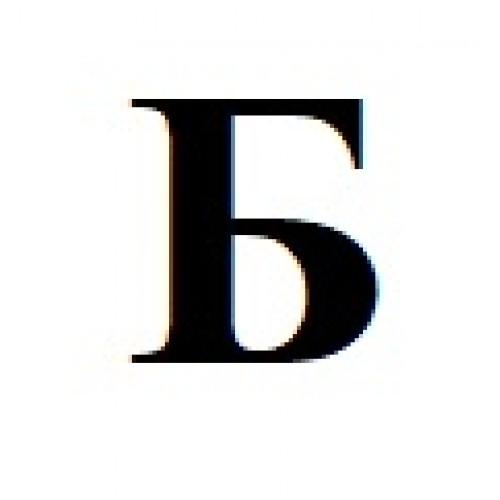
#> input picture perfect/test.jpg, 500 x 500 px, given in place of perfect0.bmp, which was not available
$ python random_eff.py
#> lines starting #> are read from the running program, lines starting #| are printed output that depends on the picture; pictures that were not available may be replaced by others from this repository, and a replacement may not be noted
import random
import os
import sys
from PIL import Image, ImageFilter, ImageEnhance

#НАСТРОЙКИ-----------------------
width = 60                  # ширина картинки на выходе
height = 100                # высота картинки на выходе
shift_level = 80            # максимальный уровень сдвига в процентах
rotation_level = 5          # предельный угол поворота в градусах
compr_stretch_level_x = 20  # максимальное сжатие по x в процентах от ширины
compr_stretch_level_y = 20  # максимальное сжатие по y в процентах от длины
transfer_level = 20         # максимальный перенос в процентах от размеров
noise_quantity = 40         # количество шума в процентах от количества пикселей
noise_deviation = 80        # степень отклонения яркости цвета в шуме от 0 до 255
brightness_level = 50       # максимальный уровень изменения яркости в процентах
blur_level = 50             # максимальный уровень размытия в процентах
#--------------------------------

# Функция размытия изображения
def blur(img,percent):
    return(img.filter(ImageFilter.BoxBlur(int(13*percent/100))))

# Функция поворота изображения на заданный угол
def rotation(img, angle):
    img = img.convert('RGBA')
    # Узнаем размеры исходного изображения
    width, height = img.size
    # Создаем шаблон белого фона
    dst_img = Image.new("L", (width, height), "white" )
    # Поворачиваем исходное изображение
    img = img.rotate(angle)
    # Подставляем измененное изображение на фон
    dst_img.paste(img, (0, 0), img)
    return(dst_img)

# Функция сжатия, растяжения картинки в процентном соотношении без изменения размера
def compr_stretch(img, width_percent, height_percent):
    img = img.convert('RGBA')
    # Узнаем размеры исходного изображения
    width, height = img.size
    # Создаем шаблон белого фона
    dst_img = Image.new("L", (width, height), "white")
    # Считаем повые размеры как процент от старых
    new_width = width*(100-width_percent)//100
    new_height = height*(100-height_percent)//100
    # Меняем размер исходного изображения
    img = img.resize((new_width, new_height))
    # Подставляем измененное изображение на фон
    dst_img.paste(img, ((width - new_width)//2, (height - new_height)//2), img)
    return(dst_img)

# Функция параллельного переноса картинки в процентном соотношении от размеров
def transfer(img, width_percent, height_percent):
    img = img.convert('RGBA')
    # Узнаем размеры исходного изображения
    width, height = img.size
    # Создаем шаблон белого фона
    dst_img = Image.new("L", (width, height), "white" )
    # Перенос как процент от размеров
    new_width = width*width_percent//100
    new_height = height*height_percent//100
    # Переносим изображение относительно фона
    dst_img.paste(img, (new_width//2, new_height//2), img)
    return(dst_img)

# Функция изменения яркости
def brightness(img, brightness_level):
    enhancer = ImageEnhance.Brightness(img)
    return(enhancer.enhance(brightness_level/100))

# Функция добавления случайного шума
def noise(img, noise_quantity, noise_deviation):
    img = img.convert('L')
    # Узнаем размеры исходного изображения
    width, height = img.size
    for numpix in range(0, noise_quantity*width*height//100):
        # Случайный пиксель
        x=random.randint(2, img.size[0]-3)
        y=random.randint(2, img.size[1]-3)
        # Узнаем яркость
        bright = img.getpixel((x, y))
        # Случайно меняем яркость в заданном пределе
        bright=random.randint(bright-noise_deviation,bright+noise_deviation)
        # Меняем яркость квадрата со стороной от 1 до 5 с пикселем в центре
        for x_1 in range(x - random.randint(0, 2),x + random.randint(0, 2)):
            for y_1 in range(y - random.randint(0,2),y + random.randint(0,2)):
                img.putpixel((x_1, y_1), bright)
    return(img)

# Функция сдвига вдоль x
def shift(img, level):
    img = img.convert('L')
    width, height = img.size
    level = width//2 * level//100
    j = 0
    if(level <= 0): j = -level
    # Сдвигаем по x
    for x in range(0, img.size[0]):
        for y in range(0, img.size[1]):
            bright=img.getpixel((x, y))
            img.putpixel((x - j - level * y//height, y), bright)

    # Теперь центрируем
    # Узнаем размеры исходного изображения
    width, height = img.size
    img = img.convert('RGBA')
    # Создаем шаблон белого фона
    dst_img = Image.new("L", (width, height), "white" )
    dst_img.paste(img, (j + level//2, 0), img)
    return(dst_img)

# Функция для вывода с заменой старой информации
def update_msg(text):
    message = f'\r{text}'
    sys.stdout.write(message)
    sys.stdout.flush()


path = input("Введите путь до изображений: ")
#> the answer given: perfect
number_of_images = int(input("Введите число изменненых изображений: "))+1;
#> the answer given: 1

for filename in os.listdir(path):
    # Узнаем имя класса как название файла
    name = os.path.splitext(filename)[0]
    print("\nкласс:", name)
    # Создаем папку для изображений класса
    path2 = "numbers/" + name + "/"
    os.mkdir(path2)
    # Создаем основу для будущего пути до картинки
    path2 = path2 + name + "_0000"
    j=10

    # Переменные для вывода процента готовности
    ready = number_of_images//100
    ready_percent = 0

    # Циклическое сохранение случайно измененных параметров
    for i in range(1, number_of_images):
        img = Image.open(path + filename)
#> img is the input picture: PIL image 500x500 RGB; mean R, G, B 222.6, 222.6, 222.4
        img = img.resize((width, height))
#> img: PIL image 60x100 RGB
        img = shift(img, random.randint(-shift_level, shift_level))
#> after the loop in shift, `for x in range(0, img.size[0]):`:
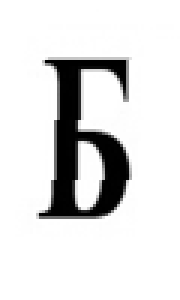
#> img: PIL image 60x100 L (shown 3 times larger); min 0, max 255, mean 222.5
#> in shift, `dst_img = Image.new("L", (width, height), "white" )`: dst_img: PIL image 60x100 L; every value is 255
        img = rotation(img, random.randint(-rotation_level, rotation_level))
        img = compr_stretch(img, random.randint(-compr_stretch_level_x, compr_stretch_level_x), random.randint(-compr_stretch_level_y, compr_stretch_level_y))
#> in compr_stretch, `img = img.resize((new_width, new_height))`:
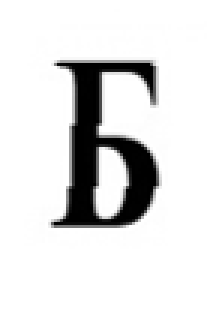
#> img: PIL image 70x104 RGBA (shown 3 times larger); mean R, G, B, A 222.6, 222.6, 222.6, 255
#> in compr_stretch, `dst_img.paste(img, ((width - new_width)//2, (height - new_height)//2),..`:
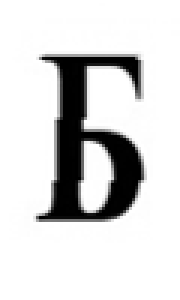
#> dst_img: PIL image 60x100 L (shown 3 times larger); min 0, max 255, mean 215.7
        img = transfer(img, random.randint(-transfer_level, transfer_level), random.randint(-transfer_level, transfer_level))
#> in transfer, `dst_img.paste(img, (new_width//2, new_height//2), img)`:
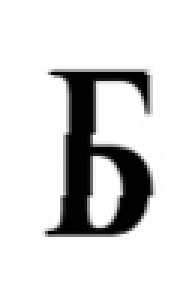
#> dst_img: PIL image 60x100 L (shown 3 times larger); min 0, max 255, mean 215.7
        img = noise(img, random.randint(0, noise_quantity), noise_deviation)
#> the loop in noise, `for numpix in range(0, noise_quantity*width*height//100):` made 1500 passes
#> bright on passes 1 to 3: 297, 311, 265
#> after the loop in noise, `for numpix in range(0, noise_quantity*width*height//100):`:
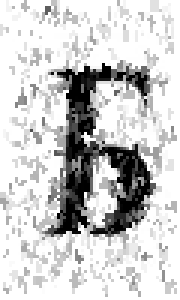
#> img: PIL image 60x100 L (shown 3 times larger); min 0, max 255, mean 205.3
        img = brightness(img, random.randint(100-brightness_level, 100+brightness_level))
#> in brightness, `return(enhancer.enhance(brightness_level/100))`:
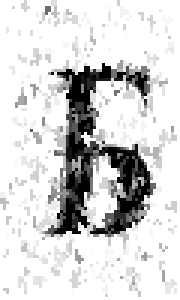
#> returned value: PIL image 60x100 L (shown 3 times larger); min 0, max 255, mean 213.9
        img = blur(img, random.randint(0, blur_level))
#> in blur, `return(img.filter(ImageFilter.BoxBlur(int(13*percent/100))))`:
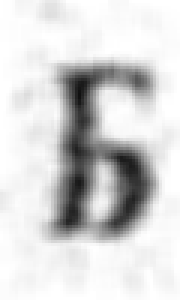
#> returned value: PIL image 60x100 L (shown 3 times larger); min 17, max 255, mean 213.9
        img = img.convert('L')

        # Каждую степень 10 нам надо убрать ноль в имени класса
        if i == j:
            j *= 10
            path2 = path2[:-1]
        # Выводим процент готовых картинок
        if i == ready:
            ready += number_of_images//100
            ready_percent += 1
            update_msg(str(ready_percent) + "%")

        # Сохраняем изображение
        path3 = path2 + str(i) + '.png'
        img.save(path3)
#> pass 2 of the loop `for filename in os.listdir(path):`:
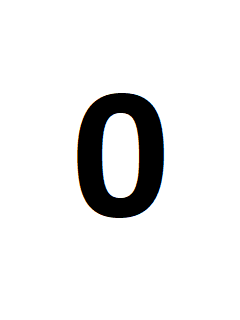
#> input picture perfect/0.bmp, 240 x 320 px, given in place of perfecttest.jpg, which was not available
#> img is the input picture: PIL image 240x320 RGB; mean R, G, B 233.7, 233.7, 233.7
#> in transfer (call 2), `dst_img.paste(img, (new_width//2, new_height//2), img)`:
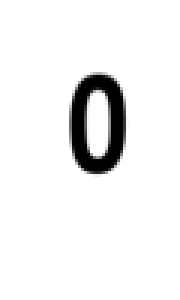
#> dst_img: PIL image 60x100 L (shown 3 times larger); min 0, max 255, mean 239.6
#> the loop in noise (call 2), `for numpix in range(0, noise_quantity*width*height//100):` made 2400 passes
#> bright on passes 1 to 3: 181, 290, 266
#> in brightness (call 2), `return(enhancer.enhance(brightness_level/100))`:
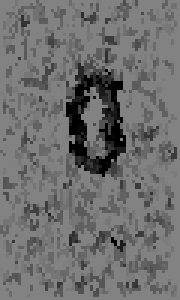
#> returned value: PIL image 60x100 L (shown 3 times larger); min 0, max 130, mean 110.7
print('\n')
